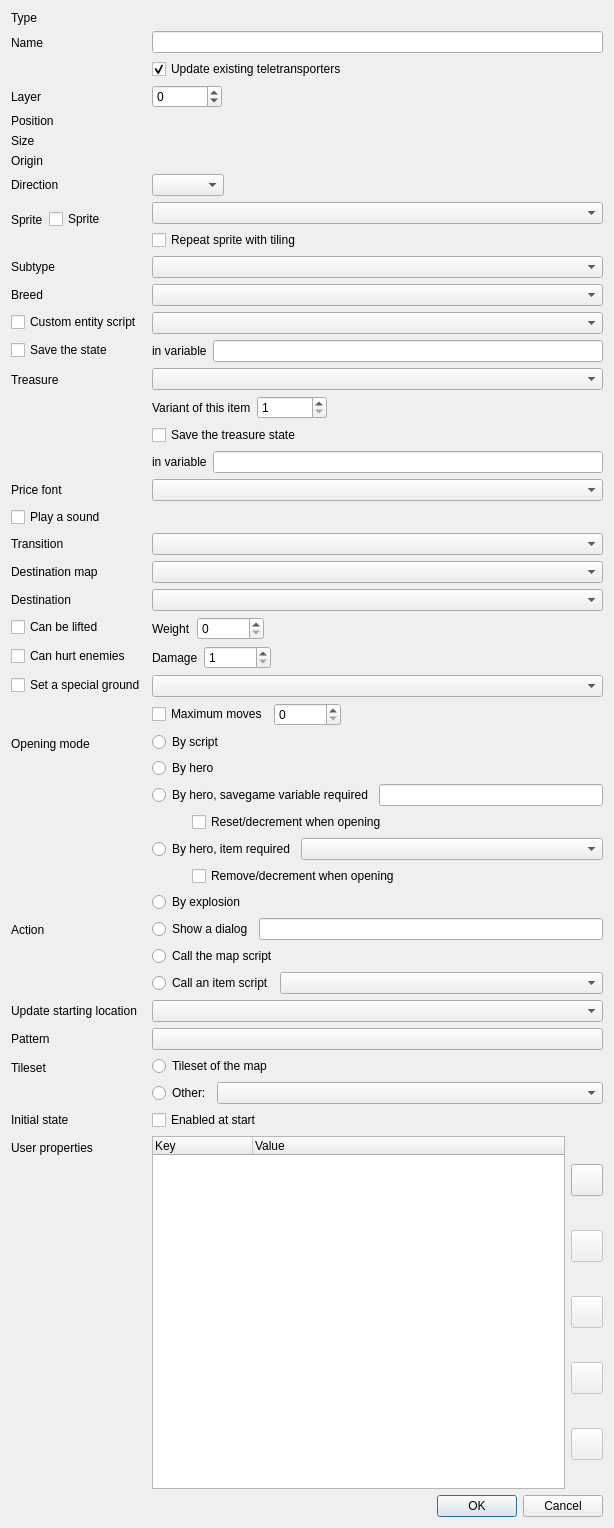
<?xml version="1.0" encoding="UTF-8"?>
<ui version="4.0">
 <class>SolarusEditor::EditEntityDialog</class>
 <widget class="QDialog" name="SolarusEditor::EditEntityDialog">
  <property name="geometry">
   <rect>
    <x>0</x>
    <y>0</y>
    <width>614</width>
    <height>1528</height>
   </rect>
  </property>
  <property name="sizePolicy">
   <sizepolicy hsizetype="Expanding" vsizetype="Preferred">
    <horstretch>0</horstretch>
    <verstretch>0</verstretch>
   </sizepolicy>
  </property>
  <property name="windowTitle">
   <string>Edit an entity</string>
  </property>
  <layout class="QVBoxLayout" name="verticalLayout_3">
   <item>
    <layout class="QFormLayout" name="form_layout">
     <item row="0" column="0">
      <widget class="QLabel" name="type_label">
       <property name="text">
        <string>Type</string>
       </property>
      </widget>
     </item>
     <item row="0" column="1">
      <widget class="QLabel" name="type_field">
       <property name="font">
        <font>
         <weight>75</weight>
         <bold>true</bold>
        </font>
       </property>
       <property name="text">
        <string/>
       </property>
      </widget>
     </item>
     <item row="1" column="0">
      <widget class="QLabel" name="name_label">
       <property name="text">
        <string>Name</string>
       </property>
      </widget>
     </item>
     <item row="1" column="1">
      <layout class="QVBoxLayout" name="name_layout">
       <item>
        <widget class="QLineEdit" name="name_field"/>
       </item>
       <item>
        <widget class="QCheckBox" name="name_update_teletransporters_check_box">
         <property name="text">
          <string>Update existing teletransporters</string>
         </property>
         <property name="checked">
          <bool>true</bool>
         </property>
        </widget>
       </item>
      </layout>
     </item>
     <item row="2" column="0">
      <widget class="QLabel" name="layer_label">
       <property name="text">
        <string>Layer</string>
       </property>
      </widget>
     </item>
     <item row="2" column="1">
      <widget class="QWidget" name="layer_layout" native="true">
       <layout class="QHBoxLayout" name="horizontalLayout_6">
        <property name="leftMargin">
         <number>0</number>
        </property>
        <property name="topMargin">
         <number>0</number>
        </property>
        <property name="rightMargin">
         <number>0</number>
        </property>
        <property name="bottomMargin">
         <number>0</number>
        </property>
        <item>
         <widget class="QSpinBox" name="layer_field">
          <property name="minimumSize">
           <size>
            <width>70</width>
            <height>0</height>
           </size>
          </property>
          <property name="minimum">
           <number>-9999</number>
          </property>
          <property name="maximum">
           <number>9999</number>
          </property>
         </widget>
        </item>
        <item>
         <spacer name="layer_spacer">
          <property name="orientation">
           <enum>Qt::Horizontal</enum>
          </property>
          <property name="sizeHint" stdset="0">
           <size>
            <width>40</width>
            <height>20</height>
           </size>
          </property>
         </spacer>
        </item>
       </layout>
      </widget>
     </item>
     <item row="3" column="0">
      <widget class="QLabel" name="position_label">
       <property name="text">
        <string>Position</string>
       </property>
      </widget>
     </item>
     <item row="3" column="1">
      <widget class="SolarusEditor::PairSpinBox" name="xy_field" native="true"/>
     </item>
     <item row="4" column="0">
      <widget class="QLabel" name="size_label">
       <property name="text">
        <string>Size</string>
       </property>
      </widget>
     </item>
     <item row="4" column="1">
      <widget class="SolarusEditor::PairSpinBox" name="size_field" native="true"/>
     </item>
     <item row="5" column="0">
      <widget class="QLabel" name="origin_label">
       <property name="text">
        <string>Origin</string>
       </property>
      </widget>
     </item>
     <item row="5" column="1">
      <widget class="SolarusEditor::PairSpinBox" name="origin_field" native="true"/>
     </item>
     <item row="6" column="0">
      <widget class="QLabel" name="direction_label">
       <property name="text">
        <string>Direction</string>
       </property>
      </widget>
     </item>
     <item row="6" column="1">
      <widget class="QWidget" name="direction_layout" native="true">
       <layout class="QHBoxLayout" name="layout_4">
        <property name="leftMargin">
         <number>0</number>
        </property>
        <property name="topMargin">
         <number>0</number>
        </property>
        <property name="rightMargin">
         <number>0</number>
        </property>
        <property name="bottomMargin">
         <number>0</number>
        </property>
        <item>
         <widget class="QComboBox" name="direction_field"/>
        </item>
        <item>
         <spacer name="direction_spacer">
          <property name="orientation">
           <enum>Qt::Horizontal</enum>
          </property>
          <property name="sizeHint" stdset="0">
           <size>
            <width>129</width>
            <height>22</height>
           </size>
          </property>
         </spacer>
        </item>
       </layout>
      </widget>
     </item>
     <item row="7" column="0">
      <widget class="QWidget" name="sprite_label_check_box" native="true">
       <layout class="QHBoxLayout" name="horizontalLayout_2">
        <property name="leftMargin">
         <number>0</number>
        </property>
        <property name="topMargin">
         <number>0</number>
        </property>
        <property name="rightMargin">
         <number>0</number>
        </property>
        <property name="bottomMargin">
         <number>0</number>
        </property>
        <item>
         <widget class="QLabel" name="sprite_label">
          <property name="text">
           <string>Sprite</string>
          </property>
         </widget>
        </item>
        <item>
         <widget class="QCheckBox" name="sprite_check_box">
          <property name="text">
           <string>Sprite</string>
          </property>
         </widget>
        </item>
       </layout>
      </widget>
     </item>
     <item row="7" column="1">
      <layout class="QVBoxLayout" name="sprite_layout">
       <item>
        <widget class="SolarusEditor::ResourceSelector" name="sprite_field"/>
       </item>
       <item>
        <widget class="QCheckBox" name="tiled_field">
         <property name="text">
          <string>Repeat sprite with tiling</string>
         </property>
        </widget>
       </item>
      </layout>
     </item>
     <item row="8" column="0">
      <widget class="QLabel" name="subtype_label">
       <property name="text">
        <string>Subtype</string>
       </property>
      </widget>
     </item>
     <item row="8" column="1">
      <widget class="QComboBox" name="subtype_field"/>
     </item>
     <item row="9" column="0">
      <widget class="QLabel" name="breed_label">
       <property name="text">
        <string>Breed</string>
       </property>
      </widget>
     </item>
     <item row="9" column="1">
      <widget class="SolarusEditor::ResourceSelector" name="breed_field"/>
     </item>
     <item row="10" column="0">
      <widget class="QCheckBox" name="model_check_box">
       <property name="text">
        <string>Custom entity script</string>
       </property>
      </widget>
     </item>
     <item row="10" column="1">
      <widget class="SolarusEditor::ResourceSelector" name="model_field"/>
     </item>
     <item row="11" column="0">
      <widget class="QCheckBox" name="savegame_variable_check_box">
       <property name="text">
        <string>Save the state</string>
       </property>
      </widget>
     </item>
     <item row="11" column="1">
      <widget class="QWidget" name="savegame_variable_layout" native="true">
       <layout class="QHBoxLayout" name="horizontalLayout">
        <property name="leftMargin">
         <number>0</number>
        </property>
        <property name="topMargin">
         <number>0</number>
        </property>
        <property name="rightMargin">
         <number>0</number>
        </property>
        <property name="bottomMargin">
         <number>0</number>
        </property>
        <item>
         <widget class="QLabel" name="savegame_variable_label">
          <property name="text">
           <string>in variable</string>
          </property>
         </widget>
        </item>
        <item>
         <widget class="QLineEdit" name="savegame_variable_field"/>
        </item>
       </layout>
      </widget>
     </item>
     <item row="12" column="0">
      <widget class="QLabel" name="treasure_label">
       <property name="text">
        <string>Treasure</string>
       </property>
      </widget>
     </item>
     <item row="12" column="1">
      <widget class="QWidget" name="treasure_layout" native="true">
       <layout class="QVBoxLayout" name="layout_3">
        <property name="leftMargin">
         <number>0</number>
        </property>
        <property name="topMargin">
         <number>0</number>
        </property>
        <property name="rightMargin">
         <number>0</number>
        </property>
        <property name="bottomMargin">
         <number>0</number>
        </property>
        <item>
         <widget class="SolarusEditor::ResourceSelector" name="treasure_name_field"/>
        </item>
        <item>
         <layout class="QHBoxLayout" name="horizontal_layout_3">
          <item>
           <widget class="QLabel" name="treasure_variant_label">
            <property name="text">
             <string>Variant of this item</string>
            </property>
           </widget>
          </item>
          <item>
           <widget class="QSpinBox" name="treasure_variant_field">
            <property name="minimumSize">
             <size>
              <width>70</width>
              <height>0</height>
             </size>
            </property>
            <property name="minimum">
             <number>1</number>
            </property>
            <property name="maximum">
             <number>999</number>
            </property>
           </widget>
          </item>
          <item>
           <spacer name="horizontal_spacer_4">
            <property name="orientation">
             <enum>Qt::Horizontal</enum>
            </property>
            <property name="sizeHint" stdset="0">
             <size>
              <width>40</width>
              <height>20</height>
             </size>
            </property>
           </spacer>
          </item>
         </layout>
        </item>
        <item>
         <widget class="QCheckBox" name="save_treasure_check_box">
          <property name="text">
           <string>Save the treasure state</string>
          </property>
         </widget>
        </item>
        <item>
         <layout class="QHBoxLayout" name="horizontal_layout_4">
          <item>
           <widget class="QLabel" name="treasure_savegame_variable_label">
            <property name="text">
             <string>in variable</string>
            </property>
           </widget>
          </item>
          <item>
           <widget class="QLineEdit" name="treasure_savegame_variable_field"/>
          </item>
         </layout>
        </item>
       </layout>
      </widget>
     </item>
     <item row="13" column="0">
      <widget class="QLabel" name="font_label">
       <property name="text">
        <string>Price font</string>
       </property>
      </widget>
     </item>
     <item row="13" column="1">
      <widget class="SolarusEditor::ResourceSelector" name="font_field"/>
     </item>
     <item row="14" column="0">
      <widget class="QCheckBox" name="sound_check_box">
       <property name="text">
        <string>Play a sound</string>
       </property>
      </widget>
     </item>
     <item row="14" column="1">
      <widget class="SolarusEditor::SoundChooser" name="sound_field" native="true"/>
     </item>
     <item row="15" column="0">
      <widget class="QLabel" name="transition_label">
       <property name="text">
        <string>Transition</string>
       </property>
      </widget>
     </item>
     <item row="15" column="1">
      <widget class="SolarusEditor::EnumSelector&lt;SolarusEditor::TransitionStyle&gt;" name="transition_field"/>
     </item>
     <item row="16" column="0">
      <widget class="QLabel" name="destination_map_label">
       <property name="text">
        <string>Destination map</string>
       </property>
      </widget>
     </item>
     <item row="16" column="1">
      <widget class="SolarusEditor::ResourceSelector" name="destination_map_field"/>
     </item>
     <item row="17" column="0">
      <widget class="QLabel" name="destination_label">
       <property name="text">
        <string>Destination</string>
       </property>
      </widget>
     </item>
     <item row="17" column="1">
      <widget class="SolarusEditor::EntitySelector" name="destination_field"/>
     </item>
     <item row="18" column="0">
      <widget class="QCheckBox" name="weight_check_box">
       <property name="text">
        <string>Can be lifted</string>
       </property>
      </widget>
     </item>
     <item row="18" column="1">
      <widget class="QWidget" name="weight_layout" native="true">
       <layout class="QHBoxLayout" name="horizontalLayout_3">
        <property name="leftMargin">
         <number>0</number>
        </property>
        <property name="topMargin">
         <number>0</number>
        </property>
        <property name="rightMargin">
         <number>0</number>
        </property>
        <property name="bottomMargin">
         <number>0</number>
        </property>
        <item>
         <widget class="QLabel" name="weight_label">
          <property name="text">
           <string>Weight</string>
          </property>
         </widget>
        </item>
        <item>
         <widget class="QSpinBox" name="weight_field">
          <property name="maximumSize">
           <size>
            <width>70</width>
            <height>16777215</height>
           </size>
          </property>
          <property name="minimum">
           <number>0</number>
          </property>
          <property name="maximum">
           <number>999999</number>
          </property>
         </widget>
        </item>
        <item>
         <spacer name="weight_spacer">
          <property name="orientation">
           <enum>Qt::Horizontal</enum>
          </property>
          <property name="sizeHint" stdset="0">
           <size>
            <width>40</width>
            <height>20</height>
           </size>
          </property>
         </spacer>
        </item>
       </layout>
      </widget>
     </item>
     <item row="19" column="0">
      <widget class="QCheckBox" name="damage_on_enemies_check_box">
       <property name="text">
        <string>Can hurt enemies</string>
       </property>
      </widget>
     </item>
     <item row="19" column="1">
      <widget class="QWidget" name="damage_on_enemies_layout" native="true">
       <layout class="QHBoxLayout" name="horizontalLayout_4">
        <property name="leftMargin">
         <number>0</number>
        </property>
        <property name="topMargin">
         <number>0</number>
        </property>
        <property name="rightMargin">
         <number>0</number>
        </property>
        <property name="bottomMargin">
         <number>0</number>
        </property>
        <item>
         <widget class="QLabel" name="damage_on_enemies_label">
          <property name="text">
           <string>Damage</string>
          </property>
         </widget>
        </item>
        <item>
         <widget class="QSpinBox" name="damage_on_enemies_field">
          <property name="maximumSize">
           <size>
            <width>70</width>
            <height>16777215</height>
           </size>
          </property>
          <property name="minimum">
           <number>1</number>
          </property>
          <property name="maximum">
           <number>999999</number>
          </property>
         </widget>
        </item>
        <item>
         <spacer name="damage_on_enemies_spacer">
          <property name="orientation">
           <enum>Qt::Horizontal</enum>
          </property>
          <property name="sizeHint" stdset="0">
           <size>
            <width>40</width>
            <height>20</height>
           </size>
          </property>
         </spacer>
        </item>
       </layout>
      </widget>
     </item>
     <item row="20" column="0">
      <widget class="QCheckBox" name="ground_check_box">
       <property name="text">
        <string>Set a special ground</string>
       </property>
      </widget>
     </item>
     <item row="20" column="1">
      <widget class="SolarusEditor::EnumSelector&lt;SolarusEditor::Ground&gt;" name="ground_field"/>
     </item>
     <item row="22" column="0">
      <widget class="QLabel" name="opening_method_label">
       <property name="text">
        <string>Opening mode</string>
       </property>
      </widget>
     </item>
     <item row="22" column="1">
      <widget class="QWidget" name="opening_method_layout" native="true">
       <layout class="QVBoxLayout" name="verticalLayout">
        <property name="leftMargin">
         <number>0</number>
        </property>
        <property name="topMargin">
         <number>0</number>
        </property>
        <property name="rightMargin">
         <number>0</number>
        </property>
        <property name="bottomMargin">
         <number>0</number>
        </property>
        <item>
         <widget class="QRadioButton" name="opening_method_none_radio">
          <property name="text">
           <string>By script</string>
          </property>
         </widget>
        </item>
        <item>
         <widget class="QRadioButton" name="opening_method_interaction_radio">
          <property name="text">
           <string>By hero</string>
          </property>
         </widget>
        </item>
        <item>
         <layout class="QHBoxLayout" name="opening_condition_savegame_variable_layout">
          <item>
           <widget class="QRadioButton" name="opening_method_savegame_variable_radio">
            <property name="text">
             <string>By hero, savegame variable required</string>
            </property>
           </widget>
          </item>
          <item>
           <widget class="QLineEdit" name="opening_condition_savegame_variable_field"/>
          </item>
         </layout>
        </item>
        <item>
         <layout class="QHBoxLayout" name="opening_condition_savegame_variable_consumed_layout">
          <item>
           <spacer name="opening_condition_savegame_variable_consumed_spacer">
            <property name="orientation">
             <enum>Qt::Horizontal</enum>
            </property>
            <property name="sizeType">
             <enum>QSizePolicy::Fixed</enum>
            </property>
            <property name="sizeHint" stdset="0">
             <size>
              <width>40</width>
              <height>20</height>
             </size>
            </property>
           </spacer>
          </item>
          <item>
           <widget class="QCheckBox" name="opening_condition_savegame_variable_consumed_check_box">
            <property name="text">
             <string>Reset/decrement when opening</string>
            </property>
           </widget>
          </item>
         </layout>
        </item>
        <item>
         <layout class="QHBoxLayout" name="opening_condition_item_layout">
          <item>
           <widget class="QRadioButton" name="opening_method_item_radio">
            <property name="text">
             <string>By hero, item required</string>
            </property>
           </widget>
          </item>
          <item>
           <widget class="SolarusEditor::ResourceSelector" name="opening_condition_item_field">
            <property name="sizePolicy">
             <sizepolicy hsizetype="Expanding" vsizetype="Fixed">
              <horstretch>0</horstretch>
              <verstretch>0</verstretch>
             </sizepolicy>
            </property>
           </widget>
          </item>
         </layout>
        </item>
        <item>
         <layout class="QHBoxLayout" name="opening_condition_item_consumed_layout">
          <item>
           <spacer name="opening_condition_item_consumed_spacer">
            <property name="orientation">
             <enum>Qt::Horizontal</enum>
            </property>
            <property name="sizeType">
             <enum>QSizePolicy::Fixed</enum>
            </property>
            <property name="sizeHint" stdset="0">
             <size>
              <width>40</width>
              <height>20</height>
             </size>
            </property>
           </spacer>
          </item>
          <item>
           <widget class="QCheckBox" name="opening_condition_item_consumed_check_box">
            <property name="text">
             <string>Remove/decrement when opening</string>
            </property>
           </widget>
          </item>
         </layout>
        </item>
        <item>
         <widget class="QRadioButton" name="opening_method_explosion_radio">
          <property name="text">
           <string>By explosion</string>
          </property>
         </widget>
        </item>
       </layout>
      </widget>
     </item>
     <item row="23" column="0">
      <widget class="QLabel" name="behavior_label">
       <property name="text">
        <string>Action</string>
       </property>
      </widget>
     </item>
     <item row="23" column="1">
      <widget class="QWidget" name="behavior_layout" native="true">
       <layout class="QVBoxLayout" name="layout_5">
        <property name="leftMargin">
         <number>0</number>
        </property>
        <property name="topMargin">
         <number>0</number>
        </property>
        <property name="rightMargin">
         <number>0</number>
        </property>
        <property name="bottomMargin">
         <number>0</number>
        </property>
        <item>
         <layout class="QHBoxLayout" name="behavior_dialog_layout">
          <item>
           <widget class="QRadioButton" name="behavior_dialog_radio">
            <property name="text">
             <string>Show a dialog</string>
            </property>
           </widget>
          </item>
          <item>
           <widget class="QLineEdit" name="behavior_dialog_field"/>
          </item>
         </layout>
        </item>
        <item>
         <widget class="QRadioButton" name="behavior_map_radio">
          <property name="text">
           <string>Call the map script</string>
          </property>
         </widget>
        </item>
        <item>
         <layout class="QHBoxLayout" name="behavior_item_layout">
          <item>
           <widget class="QRadioButton" name="behavior_item_radio">
            <property name="text">
             <string>Call an item script</string>
            </property>
           </widget>
          </item>
          <item>
           <widget class="SolarusEditor::ResourceSelector" name="behavior_item_field">
            <property name="sizePolicy">
             <sizepolicy hsizetype="Expanding" vsizetype="Fixed">
              <horstretch>0</horstretch>
              <verstretch>0</verstretch>
             </sizepolicy>
            </property>
           </widget>
          </item>
         </layout>
        </item>
       </layout>
      </widget>
     </item>
     <item row="24" column="0">
      <widget class="QLabel" name="starting_location_mode_label">
       <property name="text">
        <string>Update starting location</string>
       </property>
      </widget>
     </item>
     <item row="24" column="1">
      <widget class="SolarusEditor::EnumSelector&lt;SolarusEditor::StartingLocationMode&gt;" name="starting_location_mode_field">
       <property name="toolTip">
        <string>Only possible if the destination has a name</string>
       </property>
      </widget>
     </item>
     <item row="25" column="0">
      <widget class="QLabel" name="pattern_label">
       <property name="text">
        <string>Pattern</string>
       </property>
      </widget>
     </item>
     <item row="25" column="1">
      <widget class="SolarusEditor::PatternChooser" name="pattern_field">
       <property name="toolTip">
        <string>Click to choose another pattern</string>
       </property>
      </widget>
     </item>
     <item row="26" column="0">
      <widget class="QLabel" name="tileset_label">
       <property name="text">
        <string>Tileset</string>
       </property>
      </widget>
     </item>
     <item row="26" column="1">
      <widget class="QWidget" name="tileset_layout" native="true">
       <layout class="QVBoxLayout" name="tileset_layout_3">
        <property name="leftMargin">
         <number>0</number>
        </property>
        <property name="topMargin">
         <number>0</number>
        </property>
        <property name="rightMargin">
         <number>0</number>
        </property>
        <property name="bottomMargin">
         <number>0</number>
        </property>
        <item>
         <widget class="QRadioButton" name="tileset_from_map_radio">
          <property name="text">
           <string>Tileset of the map</string>
          </property>
         </widget>
        </item>
        <item>
         <layout class="QHBoxLayout" name="horizontal_layout_5">
          <item>
           <widget class="QRadioButton" name="tileset_other_radio">
            <property name="text">
             <string>Other:</string>
            </property>
           </widget>
          </item>
          <item>
           <widget class="SolarusEditor::ResourceSelector" name="tileset_field">
            <property name="sizePolicy">
             <sizepolicy hsizetype="Expanding" vsizetype="Fixed">
              <horstretch>0</horstretch>
              <verstretch>0</verstretch>
             </sizepolicy>
            </property>
           </widget>
          </item>
         </layout>
        </item>
       </layout>
      </widget>
     </item>
     <item row="28" column="0">
      <widget class="QLabel" name="user_properties_label">
       <property name="text">
        <string>User properties</string>
       </property>
      </widget>
     </item>
     <item row="28" column="1">
      <layout class="QHBoxLayout" name="custom_properties_layout">
       <item>
        <widget class="QTreeWidget" name="user_properties_table">
         <property name="indentation">
          <number>10</number>
         </property>
         <property name="uniformRowHeights">
          <bool>true</bool>
         </property>
         <property name="allColumnsShowFocus">
          <bool>true</bool>
         </property>
         <attribute name="headerVisible">
          <bool>true</bool>
         </attribute>
         <column>
          <property name="text">
           <string>Key</string>
          </property>
         </column>
         <column>
          <property name="text">
           <string>Value</string>
          </property>
         </column>
        </widget>
       </item>
       <item>
        <layout class="QVBoxLayout" name="user_properties_buttons_layout">
         <item>
          <widget class="QPushButton" name="add_property_button">
           <property name="maximumSize">
            <size>
             <width>32</width>
             <height>32</height>
            </size>
           </property>
           <property name="toolTip">
            <string>Add property</string>
           </property>
           <property name="text">
            <string/>
           </property>
           <property name="icon">
            <iconset resource="../../resources/images.qrc">
             <normaloff>:/images/icon_add.png</normaloff>:/images/icon_add.png</iconset>
           </property>
           <property name="iconSize">
            <size>
             <width>24</width>
             <height>24</height>
            </size>
           </property>
          </widget>
         </item>
         <item>
          <widget class="QPushButton" name="change_property_key_button">
           <property name="enabled">
            <bool>false</bool>
           </property>
           <property name="maximumSize">
            <size>
             <width>32</width>
             <height>32</height>
            </size>
           </property>
           <property name="toolTip">
            <string>Change property key</string>
           </property>
           <property name="text">
            <string/>
           </property>
           <property name="icon">
            <iconset resource="../../resources/images.qrc">
             <normaloff>:/images/icon_rename.png</normaloff>:/images/icon_rename.png</iconset>
           </property>
           <property name="iconSize">
            <size>
             <width>24</width>
             <height>24</height>
            </size>
           </property>
          </widget>
         </item>
         <item>
          <widget class="QPushButton" name="delete_property_button">
           <property name="enabled">
            <bool>false</bool>
           </property>
           <property name="maximumSize">
            <size>
             <width>32</width>
             <height>32</height>
            </size>
           </property>
           <property name="toolTip">
            <string>Delete property</string>
           </property>
           <property name="text">
            <string/>
           </property>
           <property name="icon">
            <iconset resource="../../resources/images.qrc">
             <normaloff>:/images/icon_delete.png</normaloff>:/images/icon_delete.png</iconset>
           </property>
           <property name="iconSize">
            <size>
             <width>24</width>
             <height>24</height>
            </size>
           </property>
          </widget>
         </item>
         <item>
          <widget class="QPushButton" name="move_property_up_button">
           <property name="enabled">
            <bool>false</bool>
           </property>
           <property name="maximumSize">
            <size>
             <width>32</width>
             <height>32</height>
            </size>
           </property>
           <property name="toolTip">
            <string>Move up</string>
           </property>
           <property name="text">
            <string/>
           </property>
           <property name="icon">
            <iconset resource="../../resources/images.qrc">
             <normaloff>:/images/icon_up.png</normaloff>:/images/icon_up.png</iconset>
           </property>
           <property name="iconSize">
            <size>
             <width>24</width>
             <height>24</height>
            </size>
           </property>
          </widget>
         </item>
         <item>
          <widget class="QPushButton" name="move_property_down_button">
           <property name="enabled">
            <bool>false</bool>
           </property>
           <property name="maximumSize">
            <size>
             <width>32</width>
             <height>32</height>
            </size>
           </property>
           <property name="toolTip">
            <string>Move down</string>
           </property>
           <property name="text">
            <string/>
           </property>
           <property name="icon">
            <iconset resource="../../resources/images.qrc">
             <normaloff>:/images/icon_down.png</normaloff>:/images/icon_down.png</iconset>
           </property>
           <property name="iconSize">
            <size>
             <width>24</width>
             <height>24</height>
            </size>
           </property>
          </widget>
         </item>
        </layout>
       </item>
      </layout>
     </item>
     <item row="21" column="1">
      <widget class="QWidget" name="max_moves_layout" native="true">
       <layout class="QHBoxLayout" name="horizontalLayout_7">
        <property name="leftMargin">
         <number>0</number>
        </property>
        <property name="topMargin">
         <number>0</number>
        </property>
        <property name="rightMargin">
         <number>0</number>
        </property>
        <property name="bottomMargin">
         <number>0</number>
        </property>
        <item>
         <widget class="QCheckBox" name="max_moves_check_box">
          <property name="text">
           <string>Maximum moves</string>
          </property>
         </widget>
        </item>
        <item>
         <widget class="QSpinBox" name="max_moves_field">
          <property name="maximumSize">
           <size>
            <width>70</width>
            <height>16777215</height>
           </size>
          </property>
          <property name="maximum">
           <number>999999</number>
          </property>
         </widget>
        </item>
        <item>
         <spacer name="horizontal_spacer">
          <property name="orientation">
           <enum>Qt::Horizontal</enum>
          </property>
          <property name="sizeHint" stdset="0">
           <size>
            <width>40</width>
            <height>20</height>
           </size>
          </property>
         </spacer>
        </item>
       </layout>
      </widget>
     </item>
     <item row="27" column="1">
      <widget class="QCheckBox" name="enabled_at_start_field">
       <property name="text">
        <string>Enabled at start</string>
       </property>
      </widget>
     </item>
     <item row="27" column="0">
      <widget class="QLabel" name="enabled_at_start_label">
       <property name="text">
        <string>Initial state</string>
       </property>
      </widget>
     </item>
    </layout>
   </item>
   <item>
    <widget class="QDialogButtonBox" name="button_box">
     <property name="orientation">
      <enum>Qt::Horizontal</enum>
     </property>
     <property name="standardButtons">
      <set>QDialogButtonBox::Cancel|QDialogButtonBox::Ok</set>
     </property>
     <property name="centerButtons">
      <bool>false</bool>
     </property>
    </widget>
   </item>
  </layout>
 </widget>
 <customwidgets>
  <customwidget>
   <class>SolarusEditor::ResourceSelector</class>
   <extends>QComboBox</extends>
   <header>widgets/resource_selector.h</header>
  </customwidget>
  <customwidget>
   <class>SolarusEditor::PairSpinBox</class>
   <extends>QWidget</extends>
   <header>widgets/pair_spin_box.h</header>
   <container>1</container>
  </customwidget>
  <customwidget>
   <class>SolarusEditor::EnumSelector&lt;SolarusEditor::TransitionStyle&gt;</class>
   <extends>QComboBox</extends>
   <header>transition_traits.h</header>
  </customwidget>
  <customwidget>
   <class>SolarusEditor::EntitySelector</class>
   <extends>QComboBox</extends>
   <header>widgets/entity_selector.h</header>
  </customwidget>
  <customwidget>
   <class>SolarusEditor::EnumSelector&lt;SolarusEditor::Ground&gt;</class>
   <extends>QComboBox</extends>
   <header>ground_traits.h</header>
  </customwidget>
  <customwidget>
   <class>SolarusEditor::EnumSelector&lt;SolarusEditor::StartingLocationMode&gt;</class>
   <extends>QComboBox</extends>
   <header>starting_location_mode_traits.h</header>
  </customwidget>
  <customwidget>
   <class>SolarusEditor::SoundChooser</class>
   <extends>QWidget</extends>
   <header>widgets/sound_chooser.h</header>
   <container>1</container>
  </customwidget>
  <customwidget>
   <class>SolarusEditor::PatternChooser</class>
   <extends>QPushButton</extends>
   <header>widgets/pattern_chooser.h</header>
  </customwidget>
 </customwidgets>
 <resources>
  <include location="../../resources/images.qrc"/>
 </resources>
 <connections>
  <connection>
   <sender>button_box</sender>
   <signal>accepted()</signal>
   <receiver>SolarusEditor::EditEntityDialog</receiver>
   <slot>accept()</slot>
   <hints>
    <hint type="sourcelabel">
     <x>248</x>
     <y>254</y>
    </hint>
    <hint type="destinationlabel">
     <x>157</x>
     <y>274</y>
    </hint>
   </hints>
  </connection>
  <connection>
   <sender>button_box</sender>
   <signal>rejected()</signal>
   <receiver>SolarusEditor::EditEntityDialog</receiver>
   <slot>reject()</slot>
   <hints>
    <hint type="sourcelabel">
     <x>316</x>
     <y>260</y>
    </hint>
    <hint type="destinationlabel">
     <x>286</x>
     <y>274</y>
    </hint>
   </hints>
  </connection>
 </connections>
</ui>
